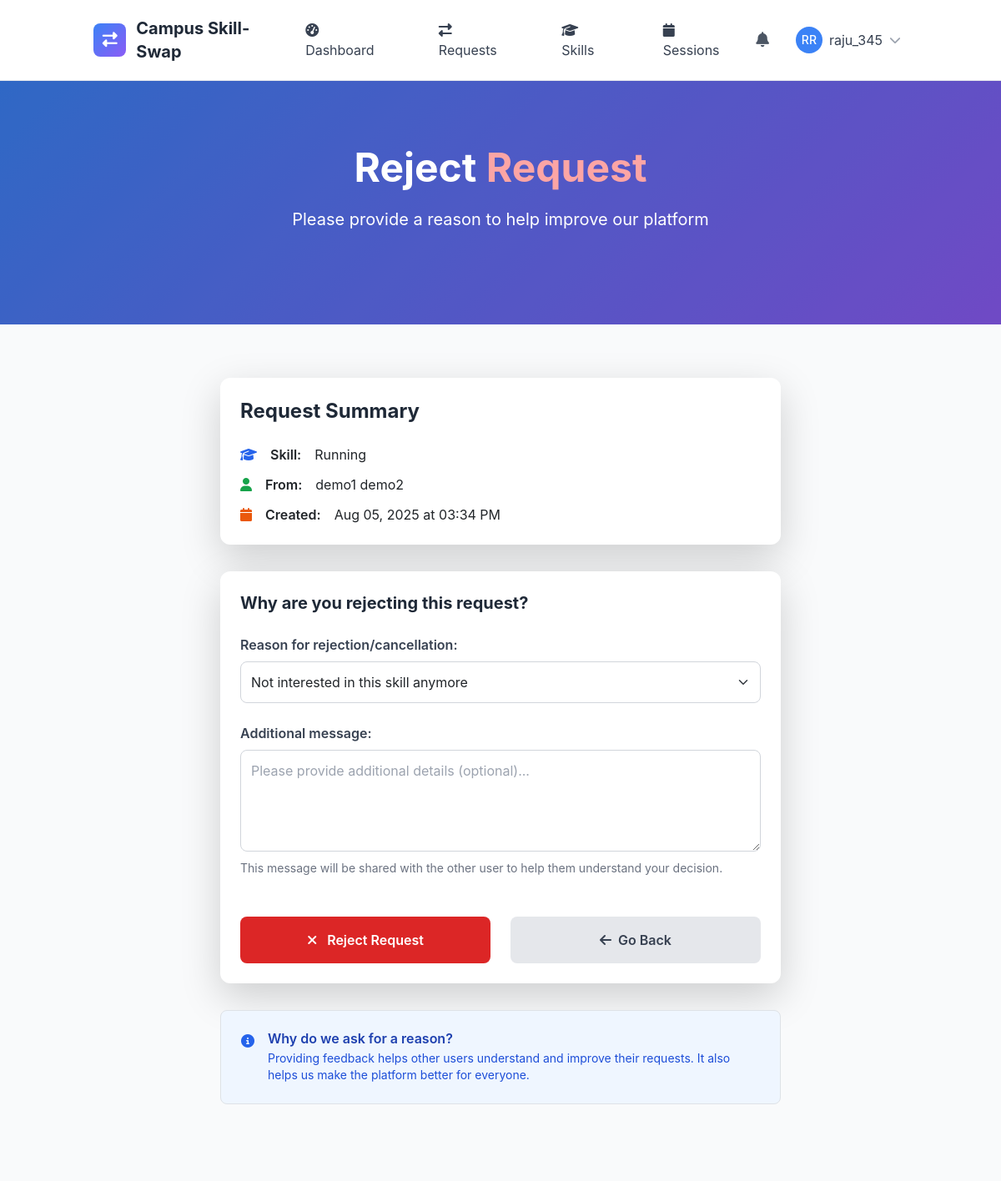
/sessions/requests/13/reject/ (signed in), run on the app's committed database.
### skill_sessions/models.py (models this page shows, shortened)
class SkillSwapRequest(models.Model):
    STATUS_CHOICES = [
        ('pending', 'Pending'),
        ('accepted', 'Accepted'),
        ('declined', 'Declined'),
        ('cancelled', 'Cancelled'),
        ('expired', 'Expired'),
    ]
    requester = models.ForeignKey(User, on_delete=models.CASCADE, related_name='sent_requests')
    recipient = models.ForeignKey(User, on_delete=models.CASCADE, related_name='received_requests')
    offered_skill = models.ForeignKey(OfferedSkill, on_delete=models.CASCADE, related_name='swap_requests')
    desired_skill = models.ForeignKey(DesiredSkill, on_delete=models.CASCADE, related_name='swap_requests', null=True, blank=True)
    status = models.CharField(max_length=20, choices=STATUS_CHOICES, default='pending')
    message = models.TextField(blank=True, help_text="Personal message from the requester")
    proposed_duration = models.PositiveIntegerField(default=60, help_text="Proposed session duration in minutes")
    proposed_format = models.CharField(max_length=20, choices=[
        ('online', 'Online'),
        ('in_person', 'In-Person'),
        ('flexible', 'Flexible'),
    ], default='flexible')
    proposed_location = models.CharField(max_length=200, blank=True, help_text="For in-person sessions")
    created_at = models.DateTimeField(auto_now_add=True)
    updated_at = models.DateTimeField(auto_now=True)
    expires_at = models.DateTimeField()
    responded_at = models.DateTimeField(null=True, blank=True)
    response_message = models.TextField(blank=True)
    class Meta:
        ordering = ['-created_at']
        db_table = 'swaprequest'

### skills/models.py (models this page shows, shortened)
class OfferedSkill(models.Model):
    PROFICIENCY_LEVELS = [
        ('beginner', 'Beginner'),
        ('intermediate', 'Intermediate'),
        ('advanced', 'Advanced'),
        ('expert', 'Expert'),
    ]
    user = models.ForeignKey(User, on_delete=models.CASCADE, related_name='offered_skills')
    skill = models.ForeignKey(Skill, on_delete=models.CASCADE, related_name='offered_by_users')
    proficiency_level = models.CharField(max_length=20, choices=PROFICIENCY_LEVELS)
    description = models.TextField(blank=True, help_text="Describe your experience with this skill")
    years_of_experience = models.PositiveIntegerField(default=0)
    is_active = models.BooleanField(default=True)
    teaching_preference = models.CharField(max_length=20, choices=[
        ('online', 'Online Only'),
        ('in_person', 'In-Person Only'),
        ('both', 'Both Online and In-Person'),
    ], default='both')
    max_students_per_session = models.PositiveIntegerField(default=1)
    created_at = models.DateTimeField(auto_now_add=True)
    updated_at = models.DateTimeField(auto_now=True)
    total_sessions = models.PositiveIntegerField(default=0)
    average_rating = models.FloatField(default=0.0)
    class Meta:
        ordering = ['-created_at']
        unique_together = ['user', 'skill']
        db_table = 'offeredskill'

class Skill(models.Model):
    name = models.CharField(max_length=100)
    category = models.ForeignKey(SkillCategory, on_delete=models.CASCADE, related_name='skills')
    description = models.TextField(blank=True)
    is_popular = models.BooleanField(default=False)
    created_at = models.DateTimeField(auto_now_add=True)
    updated_at = models.DateTimeField(auto_now=True)
    class Meta:
        ordering = ['category__name', 'name']
        unique_together = ['name', 'category']

### skill_sessions/views.py (the view)
# urls.py: path('requests/<int:pk>/reject/', views.reject_request, name='request_reject'),
@login_required
def reject_request(request, pk):
    request_obj = get_object_or_404(SkillSwapRequest, pk=pk, recipient=request.user)
    if request.method == 'POST':
        form = RequestRejectionForm(request.POST)
        if form.is_valid():
            request_obj.status = 'declined'
            reason = form.cleaned_data['reason']
            message = form.cleaned_data['message']
            reason_text = dict(form.fields['reason'].choices)[reason]
            full_message = f"Reason: {reason_text}"
            if message:
                full_message += f"\nDetails: {message}"
            request_obj.response_message = full_message
            request_obj.responded_at = timezone.now()
            request_obj.save()
            from accounts.models import Notification
            Notification.objects.create(
                recipient=request_obj.requester,
                notification_type='request_declined',
                title='Request Declined',
                message=f'{request.user.get_full_name() or request.user.username} has declined your request to learn {request_obj.offered_skill.skill.name}. {reason_text}',
                related_user=request.user,
                related_object_id=request_obj.id
            )
            from django.contrib import messages
            messages.success(request, 'Request declined with reason!')
            return redirect('skill_sessions:received_requests')
    else:
        form = RequestRejectionForm()
    context = {
        'form': form,
        'request': request_obj,
        'action': 'reject'
    }
    return render(request, 'skill_sessions/request_rejection.html', context)

### skill_sessions/forms.py (shortened to what this page needs)
class RequestRejectionForm(forms.Form):
    REJECTION_REASONS = [
        ('not_interested', 'Not interested in this skill anymore'),
        ('scheduling_conflict', 'Scheduling conflict'),
        ('too_many_requests', 'Already have too many requests'),
        ('skill_level_mismatch', 'Skill level doesn\'t match my needs'),
        ('prefer_different_format', 'Prefer different learning format'),
        ('personal_reasons', 'Personal reasons'),
        ('other', 'Other (please specify)'),
    ]
    reason = forms.ChoiceField(
        choices=REJECTION_REASONS,
        widget=forms.Select(attrs={'class': 'form-select'}),
        label="Reason for rejection/cancellation"
    )
    message = forms.CharField(
        widget=forms.Textarea(attrs={
            'rows': 4,
            'placeholder': 'Please provide additional details (optional)...',
            'class': 'form-textarea'
        }),
        required=False,
        label="Additional message"
    )

### templates/skill_sessions/request_rejection.html (shortened to what this page needs)
{% extends 'base.html' %}
{% load static %}
{% block content %}
<section class="gradient-bg relative overflow-hidden">
    <div class="absolute inset-0 bg-black opacity-20"></div>
    <div class="relative container mx-auto px-4 py-20">
        <div class="text-center text-white">
            <h1 class="text-4xl lg:text-5xl font-bold mb-6 leading-tight">
                {% if action == 'cancel' %}
                    Cancel <span class="text-yellow-300">Request</span>
                {% else %}
                    Reject <span class="text-red-300">Request</span>
                {% endif %}
            </h1>
            <p class="text-lg lg:text-xl mb-8 max-w-3xl mx-auto">
                Please provide a reason to help improve our platform
            </p>
        </div>
    </div>
</section>
<section class="py-16 bg-gray-50">
    <div class="container mx-auto px-4">
        <div class="max-w-2xl mx-auto">
            <div class="bg-white rounded-xl shadow-lg p-6 mb-8">
                <h2 class="text-2xl font-bold text-gray-800 mb-4">Request Summary</h2>
                <div class="space-y-3">
                    <div class="flex items-center gap-3">
                        <i class="fas fa-graduation-cap text-blue-600"></i>
                        <span class="font-semibold">Skill:</span>
                        <span>{{ request.offered_skill.skill.name }}</span>
                    </div>
                    <div class="flex items-center gap-3">
                        <i class="fas fa-user text-green-600"></i>
                        <span class="font-semibold">
                            {% if action == 'cancel' %}To:{% else %}From:{% endif %}
                        </span>
                        <span>
                            {% if action == 'cancel' %}
                                {{ request.recipient.get_full_name|default:request.recipient.username }}
                            {% else %}
                                {{ request.requester.get_full_name|default:request.requester.username }}
                            {% endif %}
                        </span>
                    </div>
                    <div class="flex items-center gap-3">
                        <i class="fas fa-calendar text-orange-600"></i>
                        <span class="font-semibold">Created:</span>
                        <span>{{ request.created_at|date:"M d, Y \a\t h:i A" }}</span>
                    </div>
                </div>
            </div>
            <div class="bg-white rounded-xl shadow-lg p-6">
                <h3 class="text-xl font-bold text-gray-800 mb-6">
                    {% if action == 'cancel' %}
                        Why are you cancelling this request?
                    {% else %}
                        Why are you rejecting this request?
                    {% endif %}
                </h3>
                <form method="post" class="space-y-6">
                    <div>
                        {{ form.reason.label_tag }}
                        {{ form.reason }}
                    </div>
                    <div>
                        {{ form.message.label_tag }}
                        {{ form.message }}
                        <p class="text-sm text-gray-500 mt-1">
                            This message will be shared with the other user to help them understand your decision.
                        </p>
                    </div>
                    <div class="flex gap-4 pt-4">
                        <button type="submit"
                                class="flex-1 bg-red-600 text-white px-6 py-3 rounded-lg font-semibold hover:bg-red-700 transition-colors">
                            <i class="fas fa-times mr-2"></i>
                            {% if action == 'cancel' %}Cancel Request{% else %}Reject Request{% endif %}
                        </button>
                        <a href="{% if action == 'cancel' %}{% url 'skill_sessions:request_list' %}{% else %}{% url 'skill_sessions:received_requests' %}{% endif %}"
                           class="flex-1 bg-gray-200 text-gray-700 px-6 py-3 rounded-lg font-semibold hover:bg-gray-300 transition-colors text-center">
                            <i class="fas fa-arrow-left mr-2"></i>Go Back
                        </a>
                    </div>
                </form>
            </div>
            <div class="mt-8 bg-blue-50 border border-blue-200 rounded-lg p-4">
                <div class="flex items-start gap-3">
                    <i class="fas fa-info-circle text-blue-600 mt-1"></i>
                    <div>
                        <h4 class="font-semibold text-blue-800 mb-1">Why do we ask for a reason?</h4>
                        <p class="text-blue-700 text-sm">
                            Providing feedback helps other users understand and improve their requests.
                            It also helps us make the platform better for everyone.
                        </p>
                    </div>
                </div>
            </div>
        </div>
    </div>
</section>
{% endblock %}

### templates/base.html (shortened to what this page needs)
{% load static %}
<!DOCTYPE html>
<html lang="en" class="h-full">
<head>
    <script src="https://cdn.tailwindcss.com"></script>
    <link href="https://cdn.jsdelivr.net/npm/bootstrap@5.3.2/dist/css/bootstrap.min.css" rel="stylesheet">
    <link rel="stylesheet" href="https://cdnjs.cloudflare.com/ajax/libs/font-awesome/6.5.1/css/all.min.css">
</head>
<body class="bg-gray-50 h-full">
    <nav class="bg-white shadow-lg border-b">
        <div class="container mx-auto px-4">
            <div class="flex justify-between items-center py-3">
                <div class="flex items-center space-x-3">
                    <div class="w-10 h-10 gradient-bg rounded-lg flex items-center justify-center">
                        <i class="fas fa-exchange-alt text-white text-lg"></i>
                    </div>
                    <a href="{% url 'core:home' %}" class="text-xl font-bold text-gray-800 hover:text-blue-600 transition-colors">
                        Campus Skill-Swap
                    </a>
                </div>
                <div class="hidden md:flex items-center space-x-6">
                    {% if user.is_authenticated %}
                        <a href="{% url 'core:dashboard' %}" class="nav-link px-3 py-2 text-gray-700 hover:text-blue-600 transition-colors">
                            <i class="fas fa-tachometer-alt mr-2"></i>Dashboard
                        </a>
                        <a href="{% url 'skill_sessions:request_list' %}" class="nav-link px-3 py-2 text-gray-700 hover:text-blue-600 transition-colors">
                            <i class="fas fa-exchange-alt mr-2"></i>Requests
                        </a>
                        <a href="{% url 'skills:skill_list' %}" class="nav-link px-3 py-2 text-gray-700 hover:text-blue-600 transition-colors">
                            <i class="fas fa-graduation-cap mr-2"></i>Skills
                        </a>
                        <a href="{% url 'skill_sessions:session_management' %}" class="nav-link px-3 py-2 text-gray-700 hover:text-blue-600 transition-colors">
                            <i class="fas fa-calendar mr-2"></i>Sessions
                        </a>
                    {% endif %}
                </div>
                <div class="flex items-center space-x-4">
                    {% if user.is_authenticated %}
                        <div class="relative">
                            <button id="notificationBtn" class="relative p-2 text-gray-600 hover:text-blue-600 transition-colors">
                                <i class="fas fa-bell text-lg"></i>
                            </button>
                        </div>
                        <div class="relative">
                            <button id="userMenuBtn" class="flex items-center space-x-2 p-2 rounded-lg hover:bg-gray-100 transition-colors">
                                {% if user.profile.profile_picture %}
                                    <img src="{{ user.profile.profile_picture.url }}" alt="Profile" class="w-8 h-8 rounded-full">
                                {% else %}
                                    <div class="w-8 h-8 bg-blue-500 rounded-full flex items-center justify-center">
                                        <span class="text-white text-sm font-medium">{{ user.first_name|first|upper }}{{ user.last_name|first|upper }}</span>
                                    </div>
                                {% endif %}
                                <span class="hidden md:block text-gray-700">{{ user.username}}</span>
                                <i class="fas fa-chevron-down text-gray-400 text-sm"></i>
                            </button>
                        </div>
                    {% endif %}
                </div>
            </div>
        </div>
    </nav>
    <main class="min-h-screen">
        {% block content %}{% endblock %}
    </main>
</body>
</html>

### templates/base.html (style rules this page uses)
:root { --primary-color: #3B82F6; --secondary-color: #10B981; --accent-color: #8B5CF6; --warning-color: #F59E0B; --danger-color: #EF4444; }
body { font-family: 'Inter', -apple-system, BlinkMacSystemFont, sans-serif; }
.gradient-bg { background: linear-gradient(135deg, var(--primary-color) 0%, var(--accent-color) 100%); }

### templates/skill_sessions/request_rejection.html (style rules this page uses)
.form-select, .form-textarea { width: 100%; padding: 0.75rem; border: 1px solid #d1d5db; border-radius: 0.5rem; background-color: white; transition: border-color 0.2s, box-shadow 0.2s; }
.form-textarea { min-height: 100px; resize: vertical; }
label { display: block; font-weight: 600; color: #374151; margin-bottom: 0.5rem; }

### data on the page
SkillSwapRequest: offered_skill.skill.name "Running", requester.get_full_name "demo1 demo2", created_at "Aug 05, 2025 at 03:34 PM"

### other printed values
{{ user.first_name|first|upper }} "R"
{{ user.last_name|first|upper }} "R"
{{ user.username }} "raju_345"
